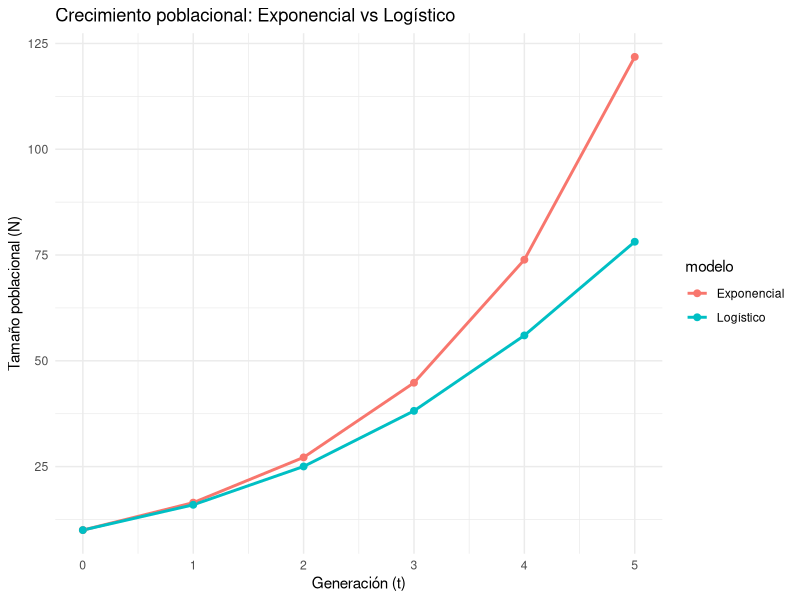
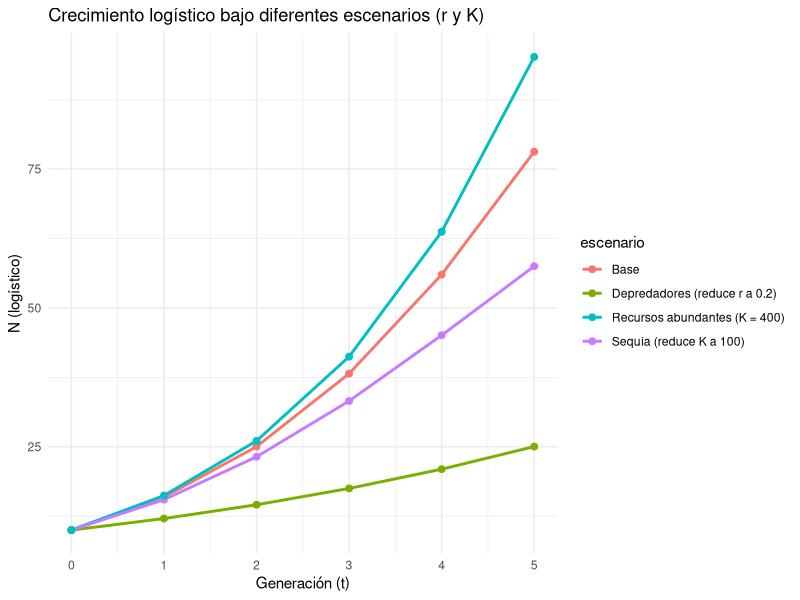
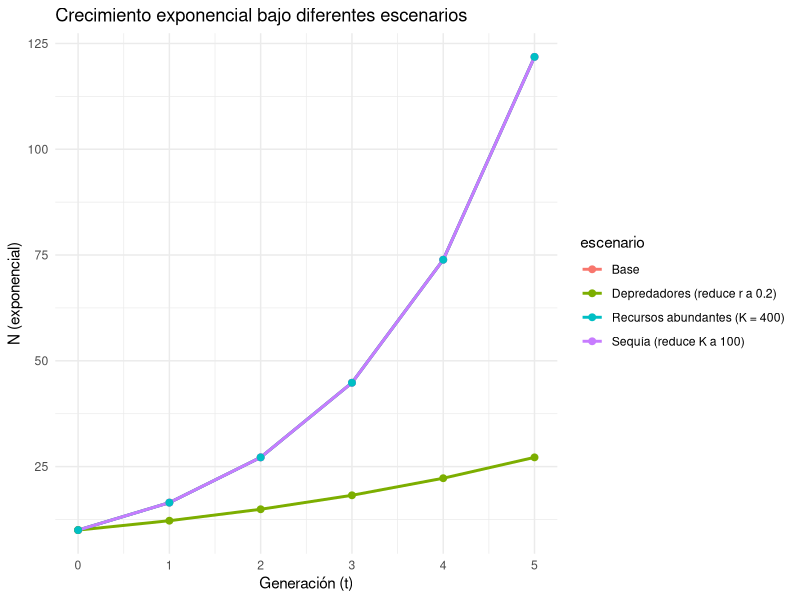
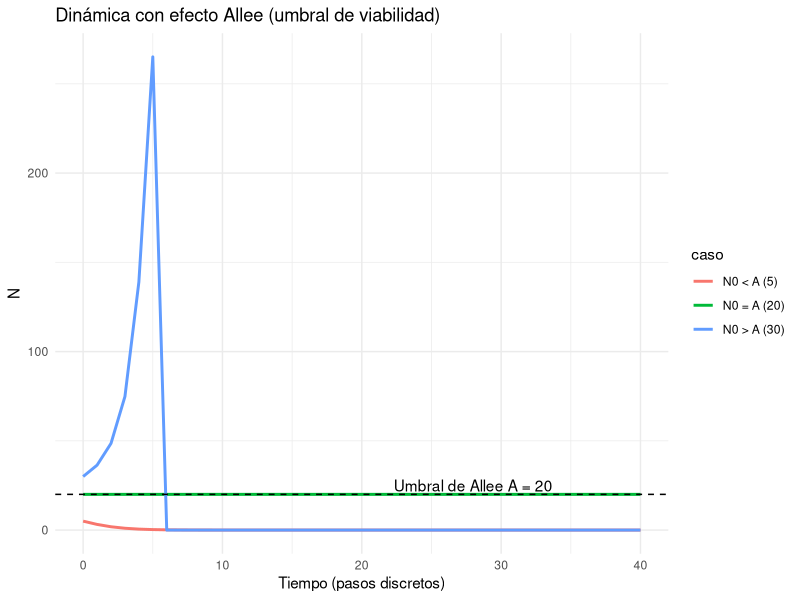

Write the R code that produced these figures, in order.
# EJERCICIO 6

## =========================================================
## Crecimiento poblacional: exponencial, logístico y escenarios
## =========================================================

library(dplyr)
library(tidyr)
library(ggplot2)

## ---------------------------
## Parámetros base (del enunciado)
## ---------------------------
N0 = 10        # tamaño inicial
r  <- 0.5       # tasa intrínseca (sin limitantes)
K  <- 200       # capacidad de carga

## Generaciones a evaluar:
## - Para "5 generaciones", normalmente calculamos t=1..5.
## - Para visualizar el estado inicial, también muestro t=0.
t <- 0:5  # cambia a 1:5 si quieres estrictamente 5 sin t=0

## ---------------------------
## Ejercicio 1: Crecimiento Exponencial
## Fórmula: N_t = N0 * exp(r*t)
## ---------------------------
df_exp <- tibble(
  t = t,
  N_exp = N0 * exp(r * t)
)

## Tabla redondeada para copiar "a mano" si lo necesitas
df_exp_tabla <- df_exp %>%
  mutate(N_exp = round(N_exp, 2))

print(df_exp_tabla)

## ---------------------------
## Ejercicio 2: Crecimiento Logístico
## Fórmula: N_t = K / ( 1 + ((K - N0)/N0) * exp(-r*t) )
## ---------------------------
df_log <- tibble(
  t = t,
  N_log = K / (1 + ((K - N0) / N0) * exp(-r * t))
)

df_log_tabla <- df_log %>%
  mutate(N_log = round(N_log, 2))

print(df_log_tabla)

## ---------------------------
## Comparación de curvas (Exponencial vs Logístico)
## ---------------------------
df_comp <- df_exp %>%
  inner_join(df_log, by = "t") %>%
  pivot_longer(cols = c(N_exp, N_log),
               names_to = "modelo", values_to = "N") %>%
  mutate(modelo = recode(modelo,
                         N_exp = "Exponencial",
                         N_log = "Logístico"))

print(df_comp %>% mutate(N = round(N, 2)))

ggplot(df_comp, aes(t, N, color = modelo)) +
  geom_line(linewidth = 1) +
  geom_point(size = 2) +
  labs(title = "Crecimiento poblacional: Exponencial vs Logístico",
       x = "Generación (t)", y = "Tamaño poblacional (N)") +
  theme_minimal()

## ---------------------------
## Factores limitantes (Tarjetas de escenario)
## - Cambios en r y/o K según la tarjeta
## ---------------------------
scenarios <- tibble::tribble(
  ~escenario,                         ~r,   ~K,
  "Base",                             0.5,  200,
  "Sequía (reduce K a 100)",          0.5,  100,
  "Depredadores (reduce r a 0.2)",    0.2,  200,
  "Recursos abundantes (K = 400)",    0.5,  400
  # añade los que necesites, por ejemplo:
  # "Control intensivo (reduce r a 0.1)", 0.1, 200
)

## Calcula exponencial y logístico para cada escenario y t
df_scen <- tidyr::expand_grid(scenarios, t = t) %>%
  mutate(
    N_exp = N0 * exp(r * t),
    N_log = K  / (1 + ((K - N0)/N0) * exp(-r * t))
  )

## Tablas por escenario (redondeadas)
df_scen_tabla <- df_scen %>%
  mutate(N_exp = round(N_exp, 2),
         N_log = round(N_log, 2))

print(df_scen_tabla)

## Gráfico comparando escenarios para el modelo logístico (el más realista con limitantes)
ggplot(df_scen, aes(t, N_log, color = escenario)) +
  geom_line(linewidth = 1) +
  geom_point(size = 2) +
  labs(title = "Crecimiento logístico bajo diferentes escenarios (r y K)",
       x = "Generación (t)", y = "N (logístico)") +
  theme_minimal()

## (Opcional) Gráfico de escenarios para el exponencial
ggplot(df_scen, aes(t, N_exp, color = escenario)) +
  geom_line(linewidth = 1) +
  geom_point(size = 2) +
  labs(title = "Crecimiento exponencial bajo diferentes escenarios",
       x = "Generación (t)", y = "N (exponencial)") +
  theme_minimal()

## ---------------------------
## (Extensión opcional) Efecto Allee
## dN/dt = r * N * (1 - N/K) * (N/A - 1)
## Simulamos en tiempo discreto con paso dt
## ---------------------------
simulate_allee <- function(N0, r, K, A, steps = 40, dt = 1) {
  N <- numeric(steps + 1)
  N[1] <- N0
  for (i in 1:steps) {
    dN <- r * N[i] * (1 - N[i]/K) * (N[i]/A - 1)
    N[i + 1] <- max(0, N[i] + dN * dt)  # evitamos negativos
  }
  tibble(t = 0:steps, N = N)
}

## Ejemplos: distintos N0 respecto al umbral A
A <- 20
traj_allee <- bind_rows(
  simulate_allee(N0 = 5,  r = 0.5, K = 200, A = A)  %>% mutate(caso = "N0 < A (5)"),
  simulate_allee(N0 = 20, r = 0.5, K = 200, A = A)  %>% mutate(caso = "N0 = A (20)"),
  simulate_allee(N0 = 30, r = 0.5, K = 200, A = A)  %>% mutate(caso = "N0 > A (30)")
)

ggplot(traj_allee, aes(t, N, color = caso)) +
  geom_line(linewidth = 1) +
  geom_hline(yintercept = A, linetype = 2) +
  annotate("text", x = max(traj_allee$t)*0.7, y = A + 5,
           label = paste0("Umbral de Allee A = ", A)) +
  labs(title = "Dinámica con efecto Allee (umbral de viabilidad)",
       x = "Tiempo (pasos discretos)", y = "N") +
  theme_minimal()
